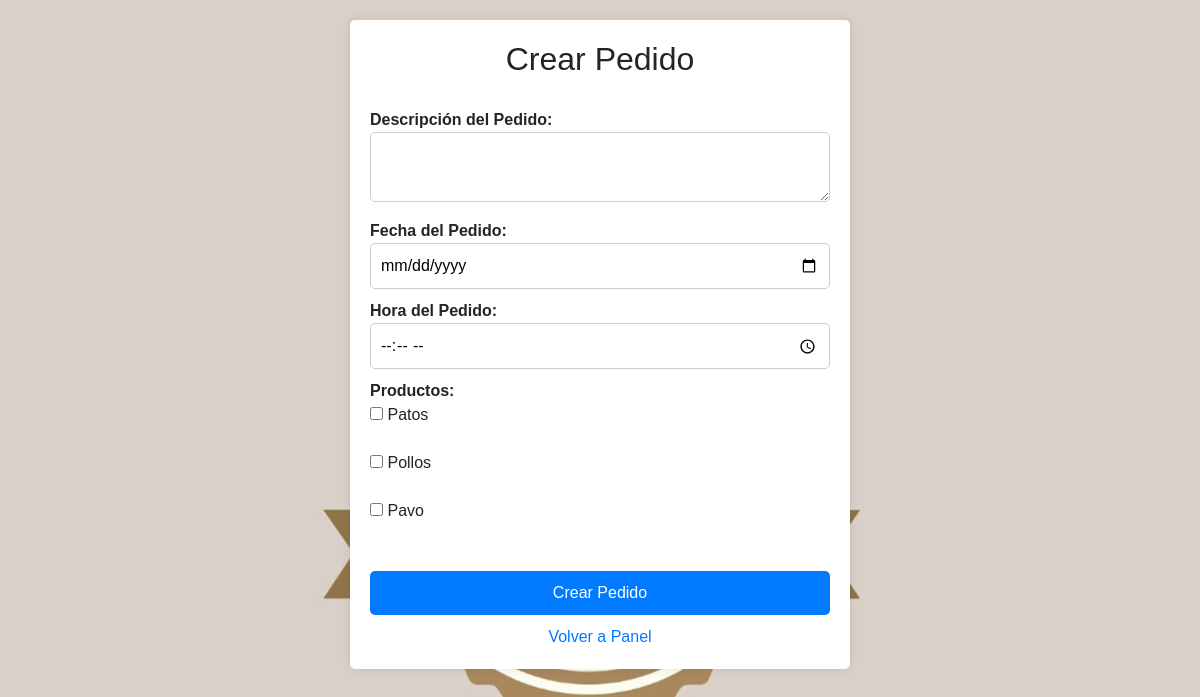
The app's page /crear_pedido.php (signed in) with its own data.
### tables this page shows
CREATE TABLE `productos` (
  `id` int(11) NOT NULL,
  `nombre` varchar(100) NOT NULL,
  `descripcion` varchar(100) DEFAULT NULL,
  `precio` decimal(10,2) NOT NULL,
  `stock` int(11) NOT NULL,
  `date_created` timestamp NOT NULL DEFAULT current_timestamp(),
  `date_modified` timestamp NOT NULL DEFAULT current_timestamp() ON UPDATE current_timestamp()
);

### crear_pedido.php (the view, shortened to what this page needs)
<?php
include 'conexion.php';
$sql_productos = "SELECT id, nombre FROM productos";
$result_productos = $conn->query($sql_productos);
?>
<!DOCTYPE html>
<html lang="es">
<head>
    <link href="https://cdn.jsdelivr.net/npm/bootstrap@5.3.0-alpha1/dist/css/bootstrap.min.css" rel="stylesheet">
</head>
<body>
<div class="container">
    <h2>Crear Pedido</h2>
    <form id="pedidoForm" method="post" action="<?php echo htmlspecialchars($_SERVER["PHP_SELF"]);?>">
        <label for="descripcion">Descripción del Pedido:</label>
        <textarea name="descripcion" id="descripcion" required></textarea><br>
        <label for="fecha_pedido">Fecha del Pedido:</label>
        <input type="date" name="fecha_pedido" id="fecha_pedido" required><br>
        <label for="hora_pedido">Hora del Pedido:</label>
        <input type="time" name="hora_pedido" id="hora_pedido" required><br>
        <label for="productos">Productos:</label><br>
        <?php while ($row = $result_productos->fetch_assoc()): ?>
            <input type="checkbox" class="producto" name="productos[]" value="<?php echo $row['id']; ?>"> <?php echo $row['nombre']; ?><br>
            <input type="number" class="cantidad" id="cantidad_<?php echo $row['id']; ?>" name="cantidades[]" min="1" value="1"><br>
        <?php endwhile; ?>
        <br>
        <input type="submit" value="Crear Pedido">
    </form>
    <a href="panel.php">Volver a Panel</a>
</div>
</body>
</html>

### crear_pedido.php (style rules this page uses)
body { font-family: Arial, sans-serif; background-color: #f8f9fa; margin: 0; padding: 0; background-image: url('img/pollo.png'); background-size: cover; background-position: center; background-repeat: no-repeat; height: 88vh; }
.container { max-width: 500px; margin: 20px auto; padding: 20px; background-color: #fff; border-radius: 5px; box-shadow: 0 0 10px rgba(0, 0, 0, 0.1); }
h2 { margin-bottom: 30px; text-align: center; }
label { font-weight: bold; }
input[type="date"], input[type="time"], input[type="text"], input[type="number"], textarea, select { width: 100%; padding: 10px; margin-bottom: 10px; border: 1px solid #ccc; border-radius: 5px; box-sizing: border-box; }
input[type="submit"] { width: 100%; padding: 10px; background-color: #007bff; color: #fff; border: none; border-radius: 5px; cursor: pointer; transition: background-color 0.3s ease; }
a { display: block; margin-top: 10px; color: #007bff; text-decoration: none; text-align: center; transition: color 0.3s ease; }

### records on screen
productos: nombre "Patos"
productos: nombre "Pollos"
productos: nombre "Pavo"
